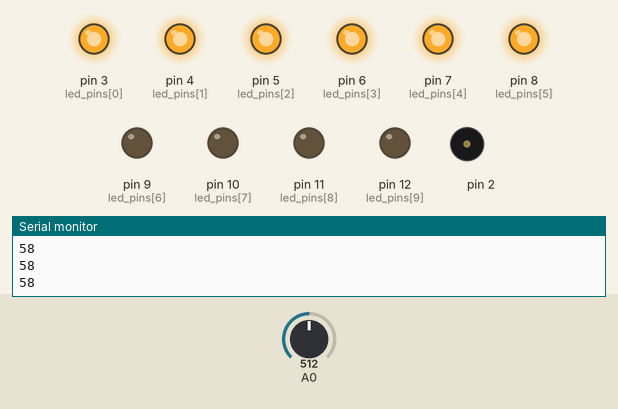
Simulated run of this sketch. Board: Arduino Uno, built with avr-gcc and run on an emulated ATmega328P. On the bench: output pins drawn as LEDs (lit = HIGH), buzzer (waves = sounding), the last lines printed to the serial monitor. Inputs (shaded band) come from the test bench; at power-on: A0 = 512.

Above: at 10.2 s.
10.3 s: A0 set to 535
At 10.8 s:
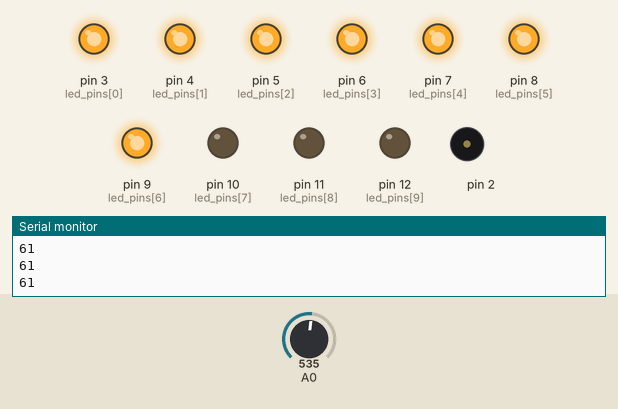
11.8 s: A0 set to 602
13.3 s: A0 set to 628
At 14.5 s:
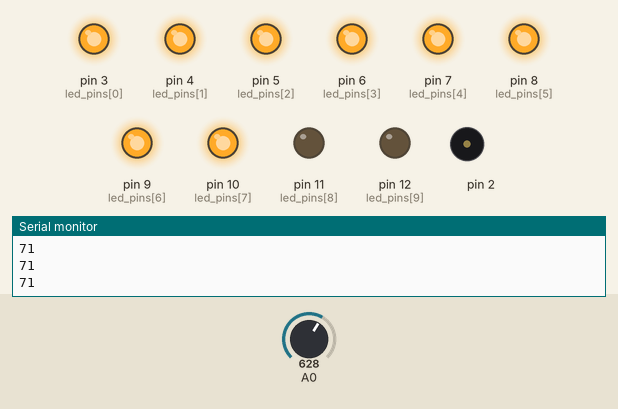
14.8 s: A0 set to 685
16.3 s: A0 set to 714
At 17.4 s:
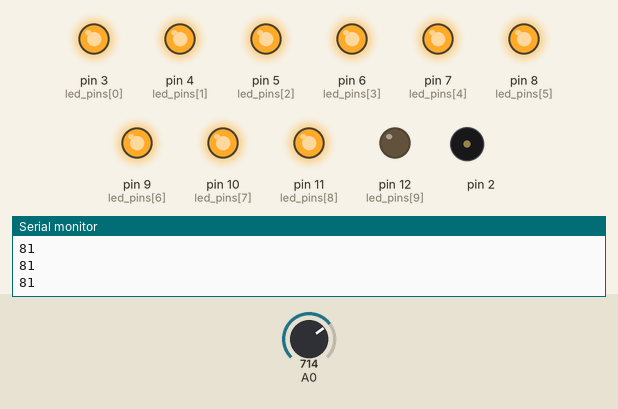
17.8 s: A0 set to 511
At 18.7 s:
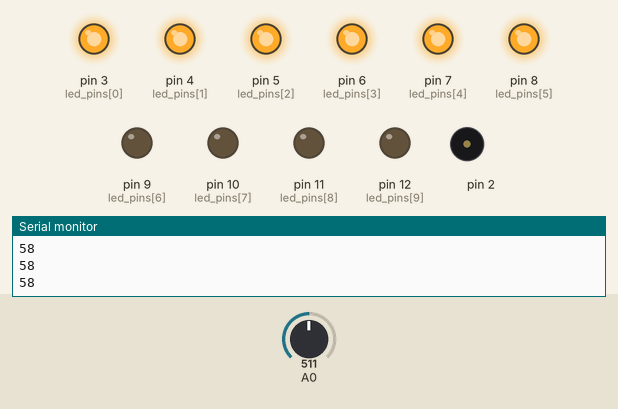
Timing chart, 0 to 20.3 s (numbered marks = the images above; inputs shaded):
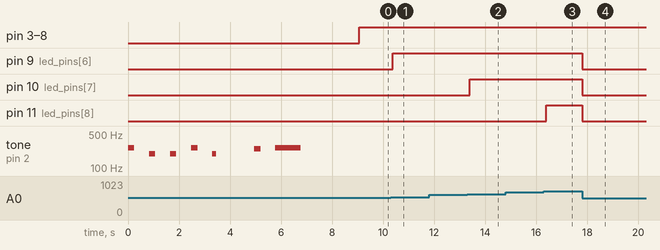

Measured:
- the behaviour switches between 525 and 526 on A0 (found by bisection; images 0 and 1)
- the behaviour switches between 613 and 614 on A0 (found by bisection; images 1 and 2)
- the behaviour switches between 700 and 701 on A0 (found by bisection; images 2 and 3)
- after the input at 10.3 s, pin 9 (led_pins[6]): LOW → HIGH after 0.08 s
- after the input at 13.3 s, pin 10 (led_pins[7]): LOW → HIGH after 0.09 s
- after the input at 16.3 s, pin 11 (led_pins[8]): LOW → HIGH after 0.10 s
- after the input at 17.8 s, pin 9 (led_pins[6]), pin 10 (led_pins[7]), pin 11 (led_pins[8]): HIGH → LOW at once

The sketch:

main.ino
```cpp
#define NOTE_C4 100
#define NOTE_A3 196
#define NOTE_B3 220
#define NOTE_B3 247
#define NOTE_C4 262
// notes in the melody:
int melody[] = {
  NOTE_C4, NOTE_A3, NOTE_A3, NOTE_C4, NOTE_A3, 0, NOTE_B3, NOTE_C4
};
// NOTE DURATIONS: 4 = quarter note, 8 = eighth note, etc.:
int noteDurations[] = {
  4,4,4,4,6,3,4,1
};
int led_pins[] = { 3, 4, 5, 6, 7, 8, 9, 10, 11, 12 };

void setup()  {
  Serial.begin(9600);

  for (int index = 0; index < 10; index++) {
  	pinMode(led_pins[index], OUTPUT);
  }

  for (int thisNote = 0; thisNote < 8; thisNote++) {
    int noteDuration = 1000 / noteDurations[thisNote];
    tone(2, melody[thisNote], noteDuration);
    int pauseBetweenNotes = noteDuration * 3.30;
    delay(pauseBetweenNotes);
    noTone(2);
  }
}

void loop()
{
  // replace 876 with max of moisture sensor when recieved
  int moisture = map(analogRead(A0), 0, 876, 0, 100);

  Serial.println(moisture);

  for (int index = 0; index < 10; index++) {
  	digitalWrite(led_pins[index], LOW);
  }

  for (int index = 0; index <= moisture/10; index++) {
  	digitalWrite(led_pins[index], HIGH);
  }

  delay(100);
}


// // This is the experimental case where pH is added
// #include <Wire.h>
// #include <Adafruit_GFX.h>
// #include <Adafruit_SSD1306.h>
// #include <BlynkSimpleEsp32.h>
// #include <SimpleTimer.h>

// //you get Auth Token in the Blynk app
//move credentials into another file, dont commit secrets
// char auth[] = "";

// char ssid
// char pass

// SimpleTimer timer;

// float calibration_value = 20.24 - 0.7;
// int phval = 0;
// unsigned long int avgval;
// int buffer_arr[10], temp;

// float ph_act;

// //for OLED display
// #define SCREEN_WIDTH 128 //PIXELS FOR WIDTH
// #define SCREEN_HEIGHT 64 // PIXELS FOR HEIGHT

// // Declaration for on SSD1306 display 
```
